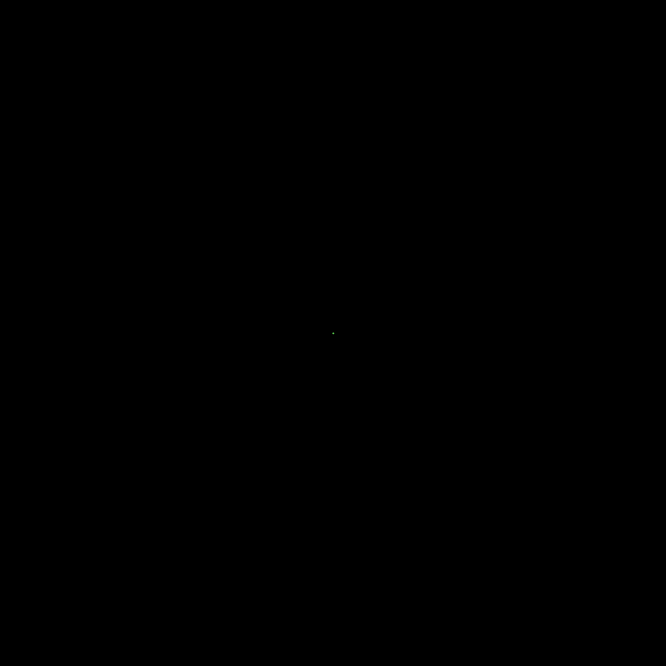
Frame 1 (no input)
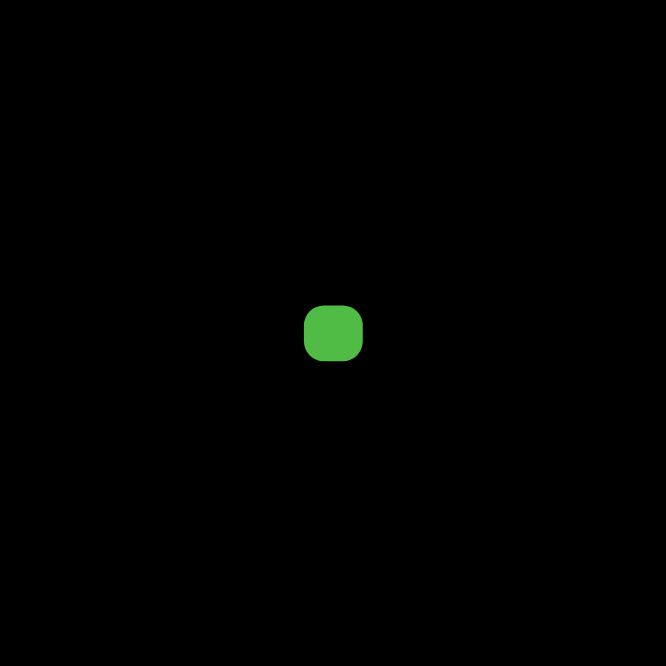
Frame 60 (no input)
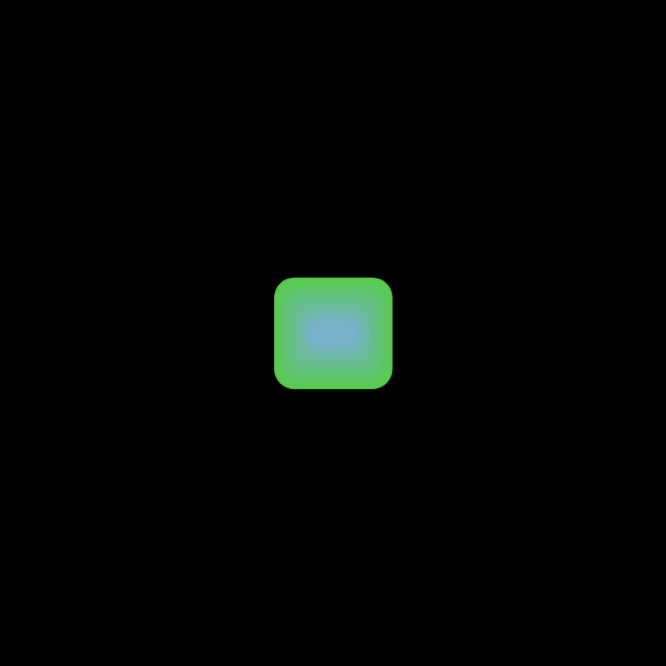
Frame 120 (the mouse pressed at the canvas centre since frame 60)

The p5.js sketch that drew these frames (run headless with seeded random() and noise() and a simulated clock; from frame 60 on, the mouse is pressed at the canvas centre):

// p5.js sketch
// ── sketch.js
let squares = [];
let maxSquares = 20;
let delay = 75; // Delay in frames before adding a new square
let frameCounter = 0;
let subRectangles = [];
let numSubRectangles = 34; // Number of sub rectangles between each main rectangle
let subRectFrameCounter = 0;
let subRectInterval = 1.5; // Interval between generating sub rectangles

function setup() {
  let side = min(windowWidth, windowHeight) * 2 / 3;
  let cnv = createCanvas(side, side);
  noStroke();
  frameRate(60);
  squares.push(new GrowingSquare(width / 2, height / 2));
  // Center the canvas
  let x = (windowWidth - width) / 2;
  let y = (windowHeight - height) / 2;
  cnv.position(x, y);
}

function draw() {
  background(0);
  
  // Update and display main squares
  for (let i = squares.length - 1; i >= 0; i--) {
    squares[i].update();
    squares[i].display();
    
    // Remove square if it fills the screen
    if (squares[i].isFullScreen()) {
      if (i == 1) { // Check if the second rectangle is being removed
        subRectangles = []; // Clear sub rectangles when the second rectangle disappears
      }
      squares.splice(i, 1);
    }
  }

  // Generate sub rectangles between main squares
  if (squares.length > 1) {
    subRectFrameCounter++;
    if (subRectFrameCounter >= subRectInterval) {
      subRectangles = [];
      for (let i = 0; i < squares.length - 1; i++) {
        let current = squares[i];
        let next = squares[i + 1];
        for (let j = 0; j < numSubRectangles; j += 1) { // Increment by 2 to generate two sub rectangles
          let t1 = j / numSubRectangles;
          let t2 = (j + 1) / numSubRectangles;
          let x1 = lerp(current.x, next.x, t1);
          let y1 = lerp(current.y, next.y, t1);
          let w1 = lerp(current.w, next.w, t1);
          let h1 = lerp(current.h, next.h, t1);
          let c1 = lerpColor(current.color, next.color, t1);
          let growthRateX1 = lerp(current.growthRateX, next.growthRateX, t1);
          let growthRateY1 = lerp(current.growthRateY, next.growthRateY, t1);
          subRectangles.push(new SubRectangle(x1, y1, w1, h1, c1, growthRateX1, growthRateY1));

          let x2 = lerp(current.x, next.x, t2);
          let y2 = lerp(current.y, next.y, t2);
          let w2 = lerp(current.w, next.w, t2);
          let h2 = lerp(current.h, next.h, t2);
          let c2 = lerpColor(current.color, next.color, t2);
          let growthRateX2 = lerp(current.growthRateX, next.growthRateX, t2);
          let growthRateY2 = lerp(current.growthRateY, next.growthRateY, t2);
          subRectangles.push(new SubRectangle(x2, y2, w2, h2, c2, growthRateX2, growthRateY2));
        }
      }
      subRectFrameCounter = 0; // Reset the counter after generating sub rectangles
    }
  }

  // Display sub rectangles
  for (let subRect of subRectangles) {
    subRect.update();
    subRect.display();
  }

  // Add a new square if there are less than maxSquares and delay has passed
  if (squares.length < maxSquares && frameCounter >= delay) {
    squares.push(new GrowingSquare(width / 2, height / 2));
    frameCounter = 0; // Reset the counter after adding a square
  }
  
  frameCounter++;
}

class GrowingSquare {
  constructor(x, y) {
    this.x = x;
    this.y = y;
    this.w = 1;
    this.h = 1;
    this.growthRateX = random(0.5, 2.5); // Slower growth
    this.growthRateY = random(0.5, 2.5); // Slower growth
    this.growFasterHorizontally = random() < 0.5;
    this.color = color(random(255), random(255), random(255), 255); // Start fully opaque
  }
  
  update() {
    if (this.growFasterHorizontally) {
      this.w += this.growthRateX;
      this.h += this.growthRateY * 0.5;
    } else {
      this.h += this.growthRateY;
      this.w += this.growthRateX * 0.5;
    }
    // Update transparency based on size
    let maxSize = max(width, height);
    let currentSize = max(this.w, this.h);
    let alpha = map(currentSize, 1, maxSize, 255, 0);
    this.color.setAlpha(alpha);
  }
  
  display() {
    fill(this.color);
    rectMode(CENTER);
    rect(this.x, this.y, this.w, this.h, 20); // Add corner radius of 10
  }
  
  isFullScreen() {
    return this.w >= width && this.h >= height;
  }
}

class SubRectangle {
  constructor(x, y, w, h, color, growthRateX, growthRateY) {
    this.x = x;
    this.y = y;
    this.w = w;
    this.h = h;
    this.color = color;
    this.growthRateX = growthRateX;
    this.growthRateY = growthRateY;
  }
  
  update() {
    this.w += this.growthRateX;
    this.h += this.growthRateY;
  }
  
  display() {
    fill(this.color);
    rectMode(CENTER);
    rect(this.x, this.y, this.w, this.h, 20); // Add corner radius of 10
  }
} 
